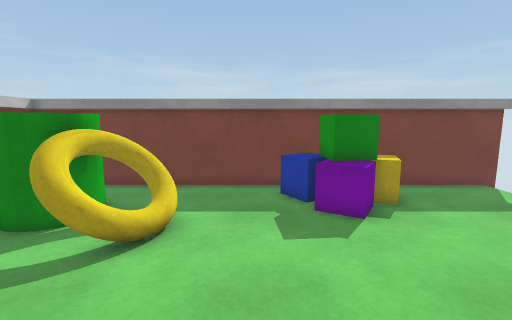
[1] (above)

13 first-person views from a walk through a scene from a Unity 3-D project. The camera is 1.4 m above the floor, tilts 8° down and sees 85° across. The floor is counted in squares, 0.5 m on a side. Each view is taken from the middle of a square. On the plan, view 1 faces up. The plan holds only what a view shows up to about 19 squares ahead; the rest is blank. Surface patterns are stand-ins for the level's own textures.

[2]
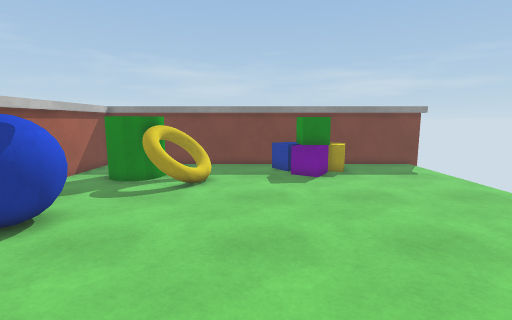

[3]
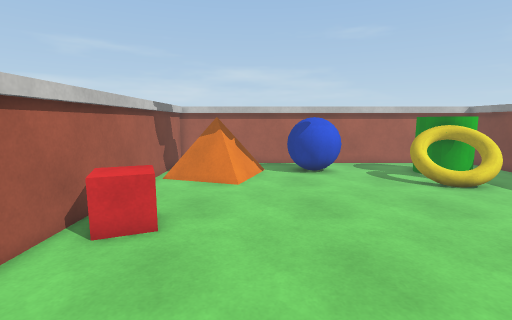

[4]
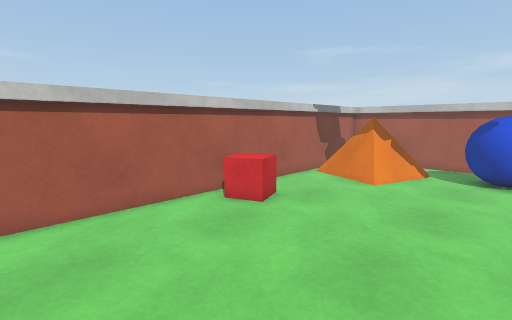

[5]
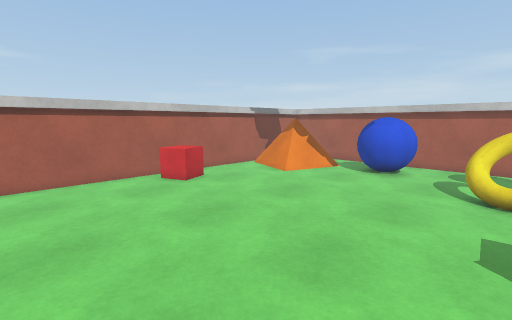

[6]
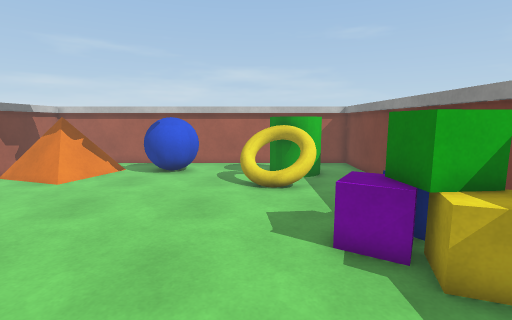

[7]
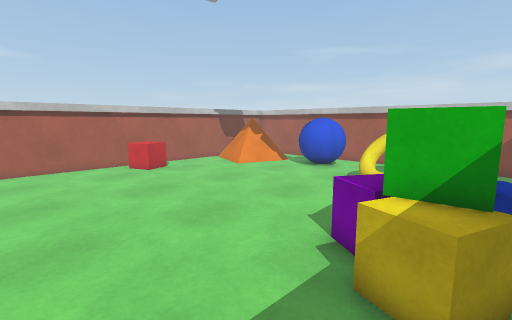

[8]
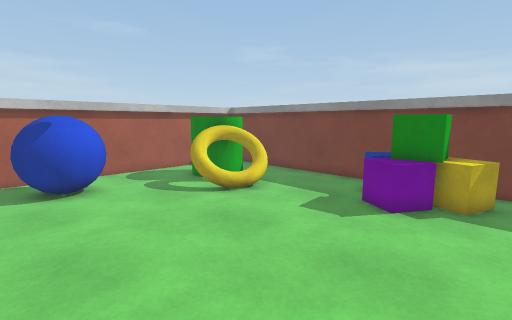

[9]
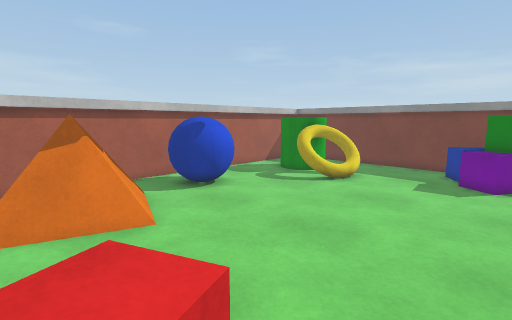

[10]
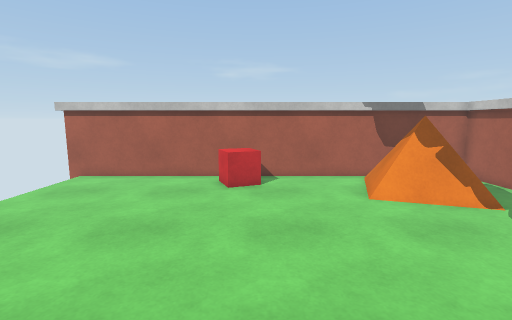

[11]
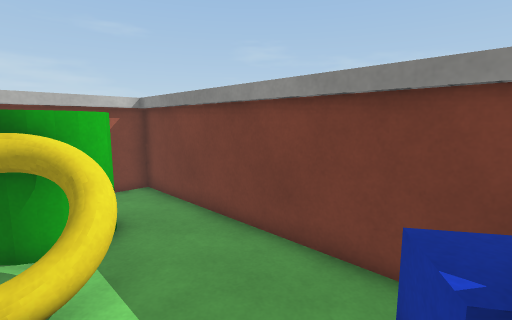

[12]
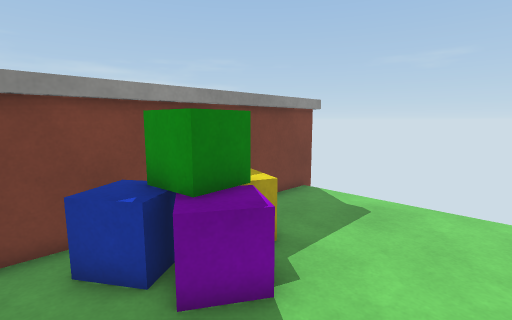

[13]
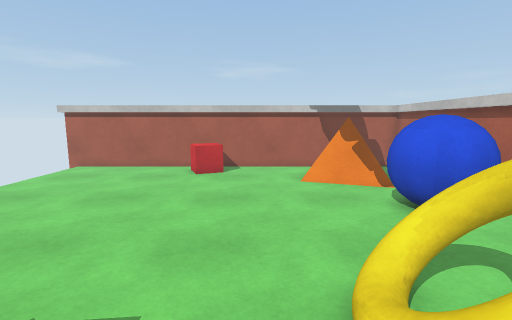

### Floor plan
Points are (right, up) in squares from view 1. A wall is a line through its corners. A room is listed if a view was taken in it or the views show most of it. See-through windows are left out.
Room 1 (views 1, 2, 3, 4, 5, 6, 7, 8, 9, 10, 11, 12, 13)
walls: (-4.1, 5.3) (-4.9, 5.9); (-4.2, 6) (-4.3, 5.9); (-4.3, 7.2) (-4.3, 6); (-4.3, 7.2) (-4.2, 6); (-3.3, 8.2) (-3.8, 7.7); (-3.3, 8.2) (-4.2, 7.5); (-3.4, 8.4) (-4.3, 7.2) (-4.3, 6.8); (-3.6, 8.3) (-4.3, 7); (-3.9, 8.1) (-4.7, 6.2); (-4, 8.1) (-4.5, 6.2); (-9.2, -7) (10.5, -7); (10.5, 11.8) (-9.2, 11.8); (10.5, 12) (-9.2, 12) (-9.2, -6.7) (10.5, -6.7); (-9.5, 12) (-9.5, -6.7)
low walls: (-3.4, 5.3) (-4.4, 5.4); (-3.5, 5.2) (-4.6, 5.5); (-3.5, 5.3) (-4.2, 5.3) (-4.9, 5.9); (-3.5, 5.3) (-4.1, 5.2); (-3.7, 5.2) (-4.8, 5.7); (-3.7, 5.3) (-4.2, 5.3); (-4.2, 6.1) (-3.8, 5.9); (-2.7, 7.5) (-3.2, 8) (-4.1, 7.8); (-2.7, 7.5) (-3.3, 8); (-2.8, 7.5) (-3.3, 8.2); (-2.7, 7.7) (-3.6, 8.1); (-2.6, 7.9) (-4, 8); (-2.8, 7.8) (-4, 8.1); (-4.4, 6.4) (-4, 5.9) (-3.7, 5.7); (-2.3, 8.2) (-2.2, 7.4); (-2.3, 8.2) (-2.2, 7.5); (-4.4, 6.5) (-3.9, 5.6); (-2.5, 8.1) (-2.3, 7.8) (-2.4, 7.4); (-4.4, 6.6) (-4, 5.6); (-2.5, 8.2) (-2.3, 7.8); (-4.3, 6.8) (-4.2, 5.9); (-2.9, 8) (-4, 7.9); (-4.4, 6.7) (-4.1, 5.9); (-2.4, 8.3) (-2.1, 7.4); (-3, 8.2) (-4.1, 7.7); (-2.9, 8.3) (-3.3, 8); (-3.4, 8) (-4.1, 7.6); (-2.8, 8.6) (-2.4, 8.1) (-3.1, 7.9); (-2.9, 8.6) (-2.6, 7.9) (-3.3, 7.9); (-3.2, 8.8) (-2.4, 8.1); (-3.3, 8.8) (-2.4, 8.1); (-3.4, 8.8) (-2.5, 8.3) (-2.5, 7.9)
objects: blue ball (-8, 0) to (-5, 3); pyramid (-7, -6) to (-4, -3); green cylinder (-7, 7) to (-5, 9); red cube (1, -6) to (3, -5); other object (1, 8) to (5, 11)

Where each view was taken, in squares from view 1:
view 1: 0 up, 0 right, facing up
view 2: 6 down, 0 right, facing up
view 3: 2 down, 9 right, facing left
view 4: 2 up, 9 right, facing down-left
view 5: 7 up, 9 right, facing down-left
view 6: 6 up, 9 right, facing left
view 7: 11 up, 9 right, facing down-left
view 8: 1 down, 6 right, facing up-left
view 9: 6 down, 4 right, facing up-left
view 10: 7 up, 1 right, facing down
view 11: 7 up, 2 right, facing up-left
view 12: 5 up, 0 right, facing up-right
view 13: 10 up, 1 left, facing down
